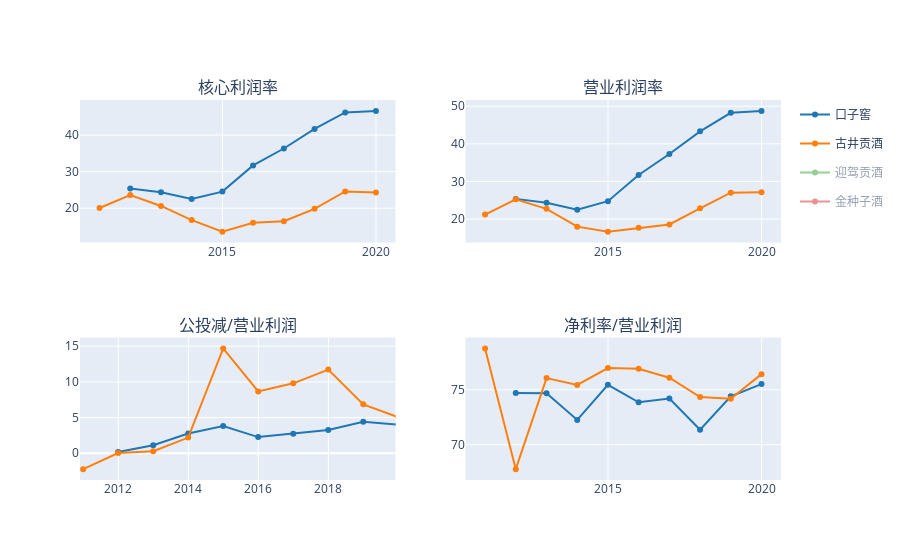

The notebook cell this image was saved under:
### Code cell
fig = make_subplots(2,2, subplot_titles=['核心利润率','营业利润率','公投减/营业利润','净利率/营业利润',])

for i,k in enumerate(data_dfs.keys()):
    line_ = dict(color=DEFAULT_PLOTLY_COLORS[i])
    data_df = data_dfs[k]
    
    fig.append_trace(go.Scatter(x=data_df.index, y=data_df.oper_profit_ratio,name=k,line=line_,legendgroup=k),1,1)
    fig.append_trace(go.Scatter(x=data_df.index, y=data_df.op_of_gr,name=k,line=line_,legendgroup=k, showlegend=False),1,2)
    fig.append_trace(go.Scatter(x=data_df.index, y=data_df.gtj_to_oper,name=k,line=line_,legendgroup=k, showlegend=False),2,1)
    fig.append_trace(go.Scatter(x=data_df.index, y=data_df.n_to_oper,name=k,line=line_,legendgroup=k, showlegend=False),2,2)
    
fig.show()

### Figure 1 — Plotly figure (JSON) as saved in the notebook; plotly's stock layout.template omitted (floating-point values rounded to 4 significant figures)
{"data": [{"legendgroup": "口子窖", "line": {"color": "rgb(31, 119, 180)"}, "name": "口子窖", "type": "scatter", "x": ["2011-12-31", "2012-12-31", "2013-12-31", "2014-12-31", "2015-12-31", "2016-12-31", "2017-12-31", "2018-12-31", "2019-12-31"], "xaxis": "x", "y": [25.38, 24.36, 22.52, 24.54, 31.71, 36.32, 41.67, 46.19, 46.61], "yaxis": "y"}, {"legendgroup": "口子窖", "line": {"color": "rgb(31, 119, 180)"}, "name": "口子窖", "showlegend": false, "type": "scatter", "x": ["2011-12-31", "2012-12-31", "2013-12-31", "2014-12-31", "2015-12-31", "2016-12-31", "2017-12-31", "2018-12-31", "2019-12-31"], "xaxis": "x2", "y": [25.38, 24.36, 22.52, 24.77, 31.72, 37.31, 43.32, 48.25, 48.76], "yaxis": "y2"}, {"legendgroup": "口子窖", "line": {"color": "rgb(31, 119, 180)"}, "name": "口子窖", "showlegend": false, "type": "scatter", "x": ["2011-12-31", "2012-12-31", "2013-12-31", "2014-12-31", "2015-12-31", "2016-12-31", "2017-12-31", "2018-12-31", "2019-12-31"], "xaxis": "x3", "y": [0.1663, 1.125, 2.773, 3.813, 2.263, 2.737, 3.256, 4.414, 4.013], "yaxis": "y3"}, {"legendgroup": "口子窖", "line": {"color": "rgb(31, 119, 180)"}, "name": "口子窖", "showlegend": false, "type": "scatter", "x": ["2011-12-31", "2012-12-31", "2013-12-31", "2014-12-31", "2015-12-31", "2016-12-31", "2017-12-31", "2018-12-31", "2019-12-31"], "xaxis": "x4", "y": [74.71, 74.68, 72.25, 75.45, 73.86, 74.2, 71.35, 74.41, 75.52], "yaxis": "y4"}, {"legendgroup": "古井贡酒", "line": {"color": "rgb(255, 127, 14)"}, "name": "古井贡酒", "type": "scatter", "x": ["2010-12-31", "2011-12-31", "2012-12-31", "2013-12-31", "2014-12-31", "2015-12-31", "2016-12-31", "2017-12-31", "2018-12-31", "2019-12-31"], "xaxis": "x", "y": [20.07, 23.61, 20.62, 16.76, 13.6, 16.0, 16.44, 19.84, 24.58, 24.27], "yaxis": "y"}, {"legendgroup": "古井贡酒", "line": {"color": "rgb(255, 127, 14)"}, "name": "古井贡酒", "showlegend": false, "type": "scatter", "x": ["2010-12-31", "2011-12-31", "2012-12-31", "2013-12-31", "2014-12-31", "2015-12-31", "2016-12-31", "2017-12-31", "2018-12-31", "2019-12-31"], "xaxis": "x2", "y": [21.2, 25.27, 22.73, 18.0, 16.68, 17.71, 18.57, 22.88, 27.02, 27.1], "yaxis": "y2"}, {"legendgroup": "古井贡酒", "line": {"color": "rgb(255, 127, 14)"}, "name": "古井贡酒", "showlegend": false, "type": "scatter", "x": ["2010-12-31", "2011-12-31", "2012-12-31", "2013-12-31", "2014-12-31", "2015-12-31", "2016-12-31", "2017-12-31", "2018-12-31", "2019-12-31"], "xaxis": "x3", "y": [-2.226, 0.0353, 0.294, 2.194, 14.69, 8.666, 9.795, 11.72, 6.851, 5.057], "yaxis": "y3"}, {"legendgroup": "古井贡酒", "line": {"color": "rgb(255, 127, 14)"}, "name": "古井贡酒", "showlegend": false, "type": "scatter", "x": ["2010-12-31", "2011-12-31", "2012-12-31", "2013-12-31", "2014-12-31", "2015-12-31", "2016-12-31", "2017-12-31", "2018-12-31", "2019-12-31"], "xaxis": "x4", "y": [78.77, 67.77, 76.07, 75.44, 76.98, 76.91, 76.1, 74.33, 74.18, 76.42], "yaxis": "y4"}, {"legendgroup": "迎驾贡酒", "line": {"color": "rgb(44, 160, 44)"}, "name": "迎驾贡酒", "type": "scatter", "visible": "legendonly", "x": ["2011-12-31", "2012-12-31", "2013-12-31", "2014-12-31", "2015-12-31", "2016-12-31", "2017-12-31", "2018-12-31", "2019-12-31"], "xaxis": "x", "y": [26.28, 42.25, 35.74, 31.37, 35.46, 30.02, 11.12, 14.0, 30.26], "yaxis": "y"}, {"legendgroup": "迎驾贡酒", "line": {"color": "rgb(44, 160, 44)"}, "name": "迎驾贡酒", "showlegend": false, "type": "scatter", "visible": "legendonly", "x": ["2011-12-31", "2012-12-31", "2013-12-31", "2014-12-31", "2015-12-31", "2016-12-31", "2017-12-31", "2018-12-31", "2019-12-31"], "xaxis": "x2", "y": [26.52, 43.87, 39.73, 34.34, 37.93, 30.17, 20.53, 0.3547, 10.93], "yaxis": "y2"}, {"legendgroup": "迎驾贡酒", "line": {"color": "rgb(44, 160, 44)"}, "name": "迎驾贡酒", "showlegend": false, "type": "scatter", "visible": "legendonly", "x": ["2011-12-31", "2012-12-31", "2013-12-31", "2014-12-31", "2015-12-31", "2016-12-31", "2017-12-31", "2018-12-31", "2019-12-31"], "xaxis": "x3", "y": [1.966, 3.284, 2.647, 2.226, 3.808, 2.949, 23.83, 1299.0, 33.33], "yaxis": "y3"}, {"legendgroup": "迎驾贡酒", "line": {"color": "rgb(44, 160, 44)"}, "name": "迎驾贡酒", "showlegend": false, "type": "scatter", "visible": "legendonly", "x": ["2011-12-31", "2012-12-31", "2013-12-31", "2014-12-31", "2015-12-31", "2016-12-31", "2017-12-31", "2018-12-31", "2019-12-31"], "xaxis": "x4", "y": [107.2, 92.97, 101.6, 110.6, 93.18, 107.7, 92.17, 1117.0, 105.6], "yaxis": "y4"}, {"legendgroup": "金种子酒", "line": {"color": "rgb(214, 39, 40)"}, "name": "金种子酒", "type": "scatter", "visible": "legendonly", "x": ["2010-12-31", "2011-12-31", "2012-12-31", "2013-12-31", "2014-12-31", "2015-12-31", "2016-12-31", "2017-12-31", "2018-12-31", "2019-12-31"], "xaxis": "x", "y": [11.77, 25.6, 31.41, 8.175, 2.853, -0.6409, -2.529, -2.171, 7.079, -17.83], "yaxis": "y"}, {"legendgroup": "金种子酒", "line": {"color": "rgb(214, 39, 40)"}, "name": "金种子酒", "showlegend": false, "type": "scatter", "visible": "legendonly", "x": ["2010-12-31", "2011-12-31", "2012-12-31", "2013-12-31", "2014-12-31", "2015-12-31", "2016-12-31", "2017-12-31", "2018-12-31", "2019-12-31"], "xaxis": "x2", "y": [14.51, 27.36, 32.68, 10.11, 5.408, 3.1, 1.05, 1.929, 9.846, -14.6], "yaxis": "y2"}, {"legendgroup": "金种子酒", "line": {"color": "rgb(214, 39, 40)"}, "name": "金种子酒", "showlegend": false, "type": "scatter", "visible": "legendonly", "x": ["2010-12-31", "2011-12-31", "2012-12-31", "2013-12-31", "2014-12-31", "2015-12-31", "2016-12-31", "2017-12-31", "2018-12-31", "2019-12-31"], "xaxis": "x3", "y": [15.87, -3.171, 0.4805, 6.565, 36.36, 79.93, 78.37, 11.56, 5.005, 10.88], "yaxis": "y3"}, {"legendgroup": "金种子酒", "line": {"color": "rgb(214, 39, 40)"}, "name": "金种子酒", "showlegend": false, "type": "scatter", "visible": "legendonly", "x": ["2010-12-31", "2011-12-31", "2012-12-31", "2013-12-31", "2014-12-31", "2015-12-31", "2016-12-31", "2017-12-31", "2018-12-31", "2019-12-31"], "xaxis": "x4", "y": [84.39, 75.76, 74.89, 63.51, 78.93, 97.77, 116.3, 36.8, 79.39, 152.7], "yaxis": "y4"}], "layout": {"annotations": [{"font": {"size": 16}, "showarrow": false, "text": "核心利润率", "x": 0.225, "xanchor": "center", "xref": "paper", "y": 1, "yanchor": "bottom", "yref": "paper"}, {"font": {"size": 16}, "showarrow": false, "text": "营业利润率", "x": 0.775, "xanchor": "center", "xref": "paper", "y": 1, "yanchor": "bottom", "yref": "paper"}, {"font": {"size": 16}, "showarrow": false, "text": "公投减/营业利润", "x": 0.225, "xanchor": "center", "xref": "paper", "y": 0.375, "yanchor": "bottom", "yref": "paper"}, {"font": {"size": 16}, "showarrow": false, "text": "净利率/营业利润", "x": 0.775, "xanchor": "center", "xref": "paper", "y": 0.375, "yanchor": "bottom", "yref": "paper"}], "autosize": true, "xaxis": {"anchor": "y", "autorange": true, "domain": [0, 0.45], "range": ["2010-06-02 03:32:42.8503", "2020-07-29 20:27:17.1497"], "type": "date"}, "xaxis2": {"anchor": "y2", "autorange": true, "domain": [0.55, 1], "range": ["2010-06-02 03:32:42.8503", "2020-07-29 20:27:17.1497"], "type": "date"}, "xaxis3": {"anchor": "y3", "autorange": false, "domain": [0, 0.45], "range": ["2010-11-28 08:49:09.895", "2019-12-01 16:41:02.0261"], "type": "date"}, "xaxis4": {"anchor": "y4", "autorange": true, "domain": [0.55, 1], "range": ["2010-06-02 03:32:42.8503", "2020-07-29 20:27:17.1497"], "type": "date"}, "yaxis": {"anchor": "x", "autorange": true, "domain": [0.625, 1], "range": [10.12, 50.09], "type": "linear"}, "yaxis2": {"anchor": "x2", "autorange": true, "domain": [0.625, 1], "range": [13.3, 52.14], "type": "linear"}, "yaxis3": {"anchor": "x3", "autorange": true, "domain": [0, 0.375], "range": [-4.009, 16.48], "type": "linear"}, "yaxis4": {"anchor": "x4", "autorange": true, "domain": [0, 0.375], "range": [66.61, 79.93], "type": "linear"}}}
